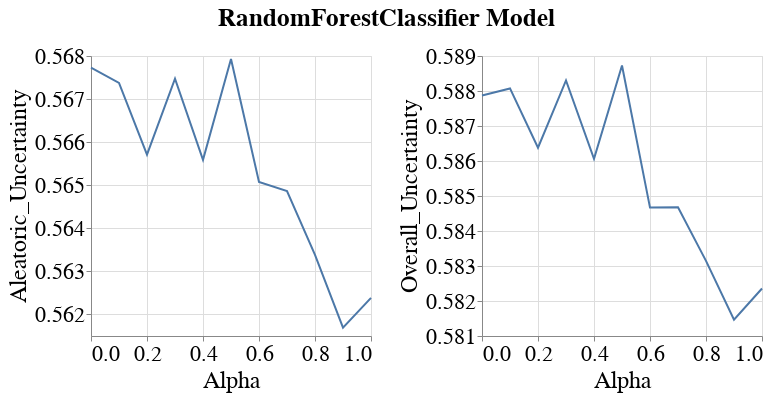

Notebook code cell kept with this figure:
### Code cell
visualizer.create_subgroup_metrics_line_band_plot(model_name=MODEL_NAMES[0],
                                                  subgroup_metrics=['Aleatoric_Uncertainty', 'Overall_Uncertainty'])

### Figure 1 — Vega-Lite specification as saved in the notebook (floating-point values rounded to 4 significant figures)
{"config": {"view": {"continuousWidth": 400, "continuousHeight": 300}, "axis": {"labelFontSize": 22, "labelFontWeight": "normal", "titleFontSize": 24, "titleFontWeight": "normal"}, "legend": {"labelFontSize": 22, "symbolStrokeWidth": 10, "titleFontSize": 24}, "title": {"fontSize": 22}}, "vconcat": [{"hconcat": [{"layer": [{"mark": {"type": "errorband", "extent": "ci"}, "encoding": {"x": {"field": "Intervention_Param", "title": "Alpha", "type": "quantitative"}, "y": {"field": "Metric_Value", "scale": {"zero": false}, "title": "Aleatoric_Uncertainty", "type": "quantitative"}}}, {"mark": "line", "encoding": {"x": {"field": "Intervention_Param", "title": "Alpha", "type": "quantitative"}, "y": {"aggregate": "mean", "field": "Metric_Value", "scale": {"zero": false}, "title": "Aleatoric_Uncertainty", "type": "quantitative"}}}], "height": 280, "width": 280}, {"layer": [{"mark": {"type": "errorband", "extent": "ci"}, "encoding": {"x": {"field": "Intervention_Param", "title": "Alpha", "type": "quantitative"}, "y": {"field": "Metric_Value", "scale": {"zero": false}, "title": "Overall_Uncertainty", "type": "quantitative"}}}, {"mark": "line", "encoding": {"x": {"field": "Intervention_Param", "title": "Alpha", "type": "quantitative"}, "y": {"aggregate": "mean", "field": "Metric_Value", "scale": {"zero": false}, "title": "Overall_Uncertainty", "type": "quantitative"}}}], "data": {"name": "data-c53dc1742fe5e3d507dcb12304d51729"}, "height": 280, "width": 280}]}], "data": {"name": "data-8d254c3e4ef64b9c6421d67b595f9666"}, "title": {"text": "RandomForestClassifier Model", "anchor": "middle", "dy": -10, "fontSize": 25}, "$schema": "https://vega.github.io/schema/vega-lite/v4.17.0.json", "datasets": {"data-8d254c3e4ef64b9c6421d67b595f9666": [{"Metric": "Aleatoric_Uncertainty", "Model_Name": "RandomForestClassifier", "Model_Params": "{'bootstrap': True, 'ccp_alpha': 0.0, 'class_weight': None, 'criterion': 'gini', 'max_depth': 10, 'max_features': 'sqrt', 'max_leaf_nodes': None, 'max_samples': None, 'min_impurity_decrease': 0.0, 'min_samples_leaf': 1, 'min_samples_split': 2, 'min_weight_fraction_leaf': 0.0, 'n_estimators': 100, 'n_jobs': None, 'oob_score': False, 'random_state': 700, 'verbose': 0, 'warm_start': False}", "Dataset_Name": "StudentPerformance", "Num_Estimators": 500, "Tag": "OK", "Record_Create_Date_Time": "2023-10-17T17:42:37.674000", "Session_Uuid": "d8a24372-5bb1-4b2c-abcf-8561187a845f", "Experiment_Iteration": "Exp_iter_7", "Dataset_Split_Seed": 700, "Model_Init_Seed": 700, "Fair_Intervention_Params_Lst": "[0.0, 0.1, 0.2, 0.3, 0.4, 0.5, 0.6, 0.7, 0.8, 0.9, 1.0]", "Intervention_Param": 0.0, "Subgroup": "overall", "Metric_Value": 0.5677}, {"Metric": "Aleatoric_Uncertainty", "Model_Name": "RandomForestClassifier", "Model_Params": "{'bootstrap': True, 'ccp_alpha': 0.0, 'class_weight': None, 'criterion': 'gini', 'max_depth': 10, 'max_features': 'sqrt', 'max_leaf_nodes': None, 'max_samples': None, 'min_impurity_decrease': 0.0, 'min_samples_leaf': 1, 'min_samples_split': 2, 'min_weight_fraction_leaf': 0.0, 'n_estimators': 100, 'n_jobs': None, 'oob_score': False, 'random_state': 700, 'verbose': 0, 'warm_start': False}", "Dataset_Name": "StudentPerformance", "Num_Estimators": 500, "Tag": "OK", "Record_Create_Date_Time": "2023-10-17T17:46:51.696000", "Session_Uuid": "d8a24372-5bb1-4b2c-abcf-8561187a845f", "Experiment_Iteration": "Exp_iter_7", "Dataset_Split_Seed": 700, "Model_Init_Seed": 700, "Fair_Intervention_Params_Lst": "[0.0, 0.1, 0.2, 0.3, 0.4, 0.5, 0.6, 0.7, 0.8, 0.9, 1.0]", "Intervention_Param": 0.1, "Subgroup": "overall", "Metric_Value": 0.5674}, {"Metric": "Aleatoric_Uncertainty", "Model_Name": "RandomForestClassifier", "Model_Params": "{'bootstrap': True, 'ccp_alpha': 0.0, 'class_weight': None, 'criterion': 'gini', 'max_depth': 10, 'max_features': 'sqrt', 'max_leaf_nodes': None, 'max_samples': None, 'min_impurity_decrease': 0.0, 'min_samples_leaf': 1, 'min_samples_split': 2, 'min_weight_fraction_leaf': 0.0, 'n_estimators': 100, 'n_jobs': None, 'oob_score': False, 'random_state': 700, 'verbose': 0, 'warm_start': False}", "Dataset_Name": "StudentPerformance", "Num_Estimators": 500, "Tag": "OK", "Record_Create_Date_Time": "2023-10-17T17:51:01.431000", "Session_Uuid": "d8a24372-5bb1-4b2c-abcf-8561187a845f", "Experiment_Iteration": "Exp_iter_7", "Dataset_Split_Seed": 700, "Model_Init_Seed": 700, "Fair_Intervention_Params_Lst": "[0.0, 0.1, 0.2, 0.3, 0.4, 0.5, 0.6, 0.7, 0.8, 0.9, 1.0]", "Intervention_Param": 0.2, "Subgroup": "overall", "Metric_Value": 0.5657}, {"Metric": "Aleatoric_Uncertainty", "Model_Name": "RandomForestClassifier", "Model_Params": "{'bootstrap': True, 'ccp_alpha': 0.0, 'class_weight': None, 'criterion': 'gini', 'max_depth': 10, 'max_features': 'sqrt', 'max_leaf_nodes': None, 'max_samples': None, 'min_impurity_decrease': 0.0, 'min_samples_leaf': 1, 'min_samples_split': 2, 'min_weight_fraction_leaf': 0.0, 'n_estimators': 100, 'n_jobs': None, 'oob_score': False, 'random_state': 700, 'verbose': 0, 'warm_start': False}", "Dataset_Name": "StudentPerformance", "Num_Estimators": 500, "Tag": "OK", "Record_Create_Date_Time": "2023-10-17T17:55:10.169000", "Session_Uuid": "d8a24372-5bb1-4b2c-abcf-8561187a845f", "Experiment_Iteration": "Exp_iter_7", "Dataset_Split_Seed": 700, "Model_Init_Seed": 700, "Fair_Intervention_Params_Lst": "[0.0, 0.1, 0.2, 0.3, 0.4, 0.5, 0.6, 0.7, 0.8, 0.9, 1.0]", "Intervention_Param": 0.3, "Subgroup": "overall", "Metric_Value": 0.5675}, {"Metric": "Aleatoric_Uncertainty", "Model_Name": "RandomForestClassifier", "Model_Params": "{'bootstrap': True, 'ccp_alpha': 0.0, 'class_weight': None, 'criterion': 'gini', 'max_depth': 10, 'max_features': 'sqrt', 'max_leaf_nodes': None, 'max_samples': None, 'min_impurity_decrease': 0.0, 'min_samples_leaf': 1, 'min_samples_split': 2, 'min_weight_fraction_leaf': 0.0, 'n_estimators': 100, 'n_jobs': None, 'oob_score': False, 'random_state': 700, 'verbose': 0, 'warm_start': False}", "Dataset_Name": "StudentPerformance", "Num_Estimators": 500, "Tag": "OK", "Record_Create_Date_Time": "2023-10-17T17:59:24.629000", "Session_Uuid": "d8a24372-5bb1-4b2c-abcf-8561187a845f", "Experiment_Iteration": "Exp_iter_7", "Dataset_Split_Seed": 700, "Model_Init_Seed": 700, "Fair_Intervention_Params_Lst": "[0.0, 0.1, 0.2, 0.3, 0.4, 0.5, 0.6, 0.7, 0.8, 0.9, 1.0]", "Intervention_Param": 0.4, "Subgroup": "overall", "Metric_Value": 0.5656}, {"Metric": "Aleatoric_Uncertainty", "Model_Name": "RandomForestClassifier", "Model_Params": "{'bootstrap': True, 'ccp_alpha': 0.0, 'class_weight': None, 'criterion': 'gini', 'max_depth': 10, 'max_features': 'sqrt', 'max_leaf_nodes': None, 'max_samples': None, 'min_impurity_decrease': 0.0, 'min_samples_leaf': 1, 'min_samples_split': 2, 'min_weight_fraction_leaf': 0.0, 'n_estimators': 100, 'n_jobs': None, 'oob_score': False, 'random_state': 700, 'verbose': 0, 'warm_start': False}", "Dataset_Name": "StudentPerformance", "Num_Estimators": 500, "Tag": "OK", "Record_Create_Date_Time": "2023-10-17T18:03:40.236000", "Session_Uuid": "d8a24372-5bb1-4b2c-abcf-8561187a845f", "Experiment_Iteration": "Exp_iter_7", "Dataset_Split_Seed": 700, "Model_Init_Seed": 700, "Fair_Intervention_Params_Lst": "[0.0, 0.1, 0.2, 0.3, 0.4, 0.5, 0.6, 0.7, 0.8, 0.9, 1.0]", "Intervention_Param": 0.5, "Subgroup": "overall", "Metric_Value": 0.5679}, {"Metric": "Aleatoric_Uncertainty", "Model_Name": "RandomForestClassifier", "Model_Params": "{'bootstrap': True, 'ccp_alpha': 0.0, 'class_weight': None, 'criterion': 'gini', 'max_depth': 10, 'max_features': 'sqrt', 'max_leaf_nodes': None, 'max_samples': None, 'min_impurity_decrease': 0.0, 'min_samples_leaf': 1, 'min_samples_split': 2, 'min_weight_fraction_leaf': 0.0, 'n_estimators': 100, 'n_jobs': None, 'oob_score': False, 'random_state': 700, 'verbose': 0, 'warm_start': False}", "Dataset_Name": "StudentPerformance", "Num_Estimators": 500, "Tag": "OK", "Record_Create_Date_Time": "2023-10-17T18:07:56.795000", "Session_Uuid": "d8a24372-5bb1-4b2c-abcf-8561187a845f", "Experiment_Iteration": "Exp_iter_7", "Dataset_Split_Seed": 700, "Model_Init_Seed": 700, "Fair_Intervention_Params_Lst": "[0.0, 0.1, 0.2, 0.3, 0.4, 0.5, 0.6, 0.7, 0.8, 0.9, 1.0]", "Intervention_Param": 0.6, "Subgroup": "overall", "Metric_Value": 0.5651}, {"Metric": "Aleatoric_Uncertainty", "Model_Name": "RandomForestClassifier", "Model_Params": "{'bootstrap': True, 'ccp_alpha': 0.0, 'class_weight': None, 'criterion': 'gini', 'max_depth': 10, 'max_features': 'sqrt', 'max_leaf_nodes': None, 'max_samples': None, 'min_impurity_decrease': 0.0, 'min_samples_leaf': 1, 'min_samples_split': 2, 'min_weight_fraction_leaf': 0.0, 'n_estimators': 100, 'n_jobs': None, 'oob_score': False, 'random_state': 700, 'verbose': 0, 'warm_start': False}", "Dataset_Name": "StudentPerformance", "Num_Estimators": 500, "Tag": "OK", "Record_Create_Date_Time": "2023-10-17T18:12:00.271000", "Session_Uuid": "d8a24372-5bb1-4b2c-abcf-8561187a845f", "Experiment_Iteration": "Exp_iter_7", "Dataset_Split_Seed": 700, "Model_Init_Seed": 700, "Fair_Intervention_Params_Lst": "[0.0, 0.1, 0.2, 0.3, 0.4, 0.5, 0.6, 0.7, 0.8, 0.9, 1.0]", "Intervention_Param": 0.7, "Subgroup": "overall", "Metric_Value": 0.5649}, {"Metric": "Aleatoric_Uncertainty", "Model_Name": "RandomForestClassifier", "Model_Params": "{'bootstrap': True, 'ccp_alpha': 0.0, 'class_weight': None, 'criterion': 'gini', 'max_depth': 10, 'max_features': 'sqrt', 'max_leaf_nodes': None, 'max_samples': None, 'min_impurity_decrease': 0.0, 'min_samples_leaf': 1, 'min_samples_split': 2, 'min_weight_fraction_leaf': 0.0, 'n_estimators': 100, 'n_jobs': None, 'oob_score': False, 'random_state': 700, 'verbose': 0, 'warm_start': False}", "Dataset_Name": "StudentPerformance", "Num_Estimators": 500, "Tag": "OK", "Record_Create_Date_Time": "2023-10-17T18:16:04.501000", "Session_Uuid": "d8a24372-5bb1-4b2c-abcf-8561187a845f", "Experiment_Iteration": "Exp_iter_7", "Dataset_Split_Seed": 700, "Model_Init_Seed": 700, "Fair_Intervention_Params_Lst": "[0.0, 0.1, 0.2, 0.3, 0.4, 0.5, 0.6, 0.7, 0.8, 0.9, 1.0]", "Intervention_Param": 0.8, "Subgroup": "overall", "Metric_Value": 0.5634}, {"Metric": "Aleatoric_Uncertainty", "Model_Name": "RandomForestClassifier", "Model_Params": "{'bootstrap': True, 'ccp_alpha': 0.0, 'class_weight': None, 'criterion': 'gini', 'max_depth': 10, 'max_features': 'sqrt', 'max_leaf_nodes': None, 'max_samples': None, 'min_impurity_decrease': 0.0, 'min_samples_leaf': 1, 'min_samples_split': 2, 'min_weight_fraction_leaf': 0.0, 'n_estimators': 100, 'n_jobs': None, 'oob_score': False, 'random_state': 700, 'verbose': 0, 'warm_start': False}", "Dataset_Name": "StudentPerformance", "Num_Estimators": 500, "Tag": "OK", "Record_Create_Date_Time": "2023-10-17T18:19:55.605000", "Session_Uuid": "d8a24372-5bb1-4b2c-abcf-8561187a845f", "Experiment_Iteration": "Exp_iter_7", "Dataset_Split_Seed": 700, "Model_Init_Seed": 700, "Fair_Intervention_Params_Lst": "[0.0, 0.1, 0.2, 0.3, 0.4, 0.5, 0.6, 0.7, 0.8, 0.9, 1.0]", "Intervention_Param": 0.9, "Subgroup": "overall", "Metric_Value": 0.5617}, {"Metric": "Aleatoric_Uncertainty", "Model_Name": "RandomForestClassifier", "Model_Params": "{'bootstrap': True, 'ccp_alpha': 0.0, 'class_weight': None, 'criterion': 'gini', 'max_depth': 10, 'max_features': 'sqrt', 'max_leaf_nodes': None, 'max_samples': None, 'min_impurity_decrease': 0.0, 'min_samples_leaf': 1, 'min_samples_split': 2, 'min_weight_fraction_leaf': 0.0, 'n_estimators': 100, 'n_jobs': None, 'oob_score': False, 'random_state': 700, 'verbose': 0, 'warm_start': False}", "Dataset_Name": "StudentPerformance", "Num_Estimators": 500, "Tag": "OK", "Record_Create_Date_Time": "2023-10-17T18:23:56.493000", "Session_Uuid": "d8a24372-5bb1-4b2c-abcf-8561187a845f", "Experiment_Iteration": "Exp_iter_7", "Dataset_Split_Seed": 700, "Model_Init_Seed": 700, "Fair_Intervention_Params_Lst": "[0.0, 0.1, 0.2, 0.3, 0.4, 0.5, 0.6, 0.7, 0.8, 0.9, 1.0]", "Intervention_Param": 1.0, "Subgroup": "overall", "Metric_Value": 0.5624}], "data-c53dc1742fe5e3d507dcb12304d51729": [{"Metric": "Overall_Uncertainty", "Model_Name": "RandomForestClassifier", "Model_Params": "{'bootstrap': True, 'ccp_alpha': 0.0, 'class_weight': None, 'criterion': 'gini', 'max_depth': 10, 'max_features': 'sqrt', 'max_leaf_nodes': None, 'max_samples': None, 'min_impurity_decrease': 0.0, 'min_samples_leaf': 1, 'min_samples_split': 2, 'min_weight_fraction_leaf': 0.0, 'n_estimators': 100, 'n_jobs': None, 'oob_score': False, 'random_state': 700, 'verbose': 0, 'warm_start': False}", "Dataset_Name": "StudentPerformance", "Num_Estimators": 500, "Tag": "OK", "Record_Create_Date_Time": "2023-10-17T17:42:37.674000", "Session_Uuid": "d8a24372-5bb1-4b2c-abcf-8561187a845f", "Experiment_Iteration": "Exp_iter_7", "Dataset_Split_Seed": 700, "Model_Init_Seed": 700, "Fair_Intervention_Params_Lst": "[0.0, 0.1, 0.2, 0.3, 0.4, 0.5, 0.6, 0.7, 0.8, 0.9, 1.0]", "Intervention_Param": 0.0, "Subgroup": "overall", "Metric_Value": 0.5879}, {"Metric": "Overall_Uncertainty", "Model_Name": "RandomForestClassifier", "Model_Params": "{'bootstrap': True, 'ccp_alpha': 0.0, 'class_weight': None, 'criterion': 'gini', 'max_depth': 10, 'max_features': 'sqrt', 'max_leaf_nodes': None, 'max_samples': None, 'min_impurity_decrease': 0.0, 'min_samples_leaf': 1, 'min_samples_split': 2, 'min_weight_fraction_leaf': 0.0, 'n_estimators': 100, 'n_jobs': None, 'oob_score': False, 'random_state': 700, 'verbose': 0, 'warm_start': False}", "Dataset_Name": "StudentPerformance", "Num_Estimators": 500, "Tag": "OK", "Record_Create_Date_Time": "2023-10-17T17:46:51.696000", "Session_Uuid": "d8a24372-5bb1-4b2c-abcf-8561187a845f", "Experiment_Iteration": "Exp_iter_7", "Dataset_Split_Seed": 700, "Model_Init_Seed": 700, "Fair_Intervention_Params_Lst": "[0.0, 0.1, 0.2, 0.3, 0.4, 0.5, 0.6, 0.7, 0.8, 0.9, 1.0]", "Intervention_Param": 0.1, "Subgroup": "overall", "Metric_Value": 0.5881}, {"Metric": "Overall_Uncertainty", "Model_Name": "RandomForestClassifier", "Model_Params": "{'bootstrap': True, 'ccp_alpha': 0.0, 'class_weight': None, 'criterion': 'gini', 'max_depth': 10, 'max_features': 'sqrt', 'max_leaf_nodes': None, 'max_samples': None, 'min_impurity_decrease': 0.0, 'min_samples_leaf': 1, 'min_samples_split': 2, 'min_weight_fraction_leaf': 0.0, 'n_estimators': 100, 'n_jobs': None, 'oob_score': False, 'random_state': 700, 'verbose': 0, 'warm_start': False}", "Dataset_Name": "StudentPerformance", "Num_Estimators": 500, "Tag": "OK", "Record_Create_Date_Time": "2023-10-17T17:51:01.431000", "Session_Uuid": "d8a24372-5bb1-4b2c-abcf-8561187a845f", "Experiment_Iteration": "Exp_iter_7", "Dataset_Split_Seed": 700, "Model_Init_Seed": 700, "Fair_Intervention_Params_Lst": "[0.0, 0.1, 0.2, 0.3, 0.4, 0.5, 0.6, 0.7, 0.8, 0.9, 1.0]", "Intervention_Param": 0.2, "Subgroup": "overall", "Metric_Value": 0.5864}, {"Metric": "Overall_Uncertainty", "Model_Name": "RandomForestClassifier", "Model_Params": "{'bootstrap': True, 'ccp_alpha': 0.0, 'class_weight': None, 'criterion': 'gini', 'max_depth': 10, 'max_features': 'sqrt', 'max_leaf_nodes': None, 'max_samples': None, 'min_impurity_decrease': 0.0, 'min_samples_leaf': 1, 'min_samples_split': 2, 'min_weight_fraction_leaf': 0.0, 'n_estimators': 100, 'n_jobs': None, 'oob_score': False, 'random_state': 700, 'verbose': 0, 'warm_start': False}", "Dataset_Name": "StudentPerformance", "Num_Estimators": 500, "Tag": "OK", "Record_Create_Date_Time": "2023-10-17T17:55:10.169000", "Session_Uuid": "d8a24372-5bb1-4b2c-abcf-8561187a845f", "Experiment_Iteration": "Exp_iter_7", "Dataset_Split_Seed": 700, "Model_Init_Seed": 700, "Fair_Intervention_Params_Lst": "[0.0, 0.1, 0.2, 0.3, 0.4, 0.5, 0.6, 0.7, 0.8, 0.9, 1.0]", "Intervention_Param": 0.3, "Subgroup": "overall", "Metric_Value": 0.5883}, {"Metric": "Overall_Uncertainty", "Model_Name": "RandomForestClassifier", "Model_Params": "{'bootstrap': True, 'ccp_alpha': 0.0, 'class_weight': None, 'criterion': 'gini', 'max_depth': 10, 'max_features': 'sqrt', 'max_leaf_nodes': None, 'max_samples': None, 'min_impurity_decrease': 0.0, 'min_samples_leaf': 1, 'min_samples_split': 2, 'min_weight_fraction_leaf': 0.0, 'n_estimators': 100, 'n_jobs': None, 'oob_score': False, 'random_state': 700, 'verbose': 0, 'warm_start': False}", "Dataset_Name": "StudentPerformance", "Num_Estimators": 500, "Tag": "OK", "Record_Create_Date_Time": "2023-10-17T17:59:24.629000", "Session_Uuid": "d8a24372-5bb1-4b2c-abcf-8561187a845f", "Experiment_Iteration": "Exp_iter_7", "Dataset_Split_Seed": 700, "Model_Init_Seed": 700, "Fair_Intervention_Params_Lst": "[0.0, 0.1, 0.2, 0.3, 0.4, 0.5, 0.6, 0.7, 0.8, 0.9, 1.0]", "Intervention_Param": 0.4, "Subgroup": "overall", "Metric_Value": 0.5861}, {"Metric": "Overall_Uncertainty", "Model_Name": "RandomForestClassifier", "Model_Params": "{'bootstrap': True, 'ccp_alpha': 0.0, 'class_weight': None, 'criterion': 'gini', 'max_depth': 10, 'max_features': 'sqrt', 'max_leaf_nodes': None, 'max_samples': None, 'min_impurity_decrease': 0.0, 'min_samples_leaf': 1, 'min_samples_split': 2, 'min_weight_fraction_leaf': 0.0, 'n_estimators': 100, 'n_jobs': None, 'oob_score': False, 'random_state': 700, 'verbose': 0, 'warm_start': False}", "Dataset_Name": "StudentPerformance", "Num_Estimators": 500, "Tag": "OK", "Record_Create_Date_Time": "2023-10-17T18:03:40.236000", "Session_Uuid": "d8a24372-5bb1-4b2c-abcf-8561187a845f", "Experiment_Iteration": "Exp_iter_7", "Dataset_Split_Seed": 700, "Model_Init_Seed": 700, "Fair_Intervention_Params_Lst": "[0.0, 0.1, 0.2, 0.3, 0.4, 0.5, 0.6, 0.7, 0.8, 0.9, 1.0]", "Intervention_Param": 0.5, "Subgroup": "overall", "Metric_Value": 0.5887}, {"Metric": "Overall_Uncertainty", "Model_Name": "RandomForestClassifier", "Model_Params": "{'bootstrap': True, 'ccp_alpha': 0.0, 'class_weight': None, 'criterion': 'gini', 'max_depth': 10, 'max_features': 'sqrt', 'max_leaf_nodes': None, 'max_samples': None, 'min_impurity_decrease': 0.0, 'min_samples_leaf': 1, 'min_samples_split': 2, 'min_weight_fraction_leaf': 0.0, 'n_estimators': 100, 'n_jobs': None, 'oob_score': False, 'random_state': 700, 'verbose': 0, 'warm_start': False}", "Dataset_Name": "StudentPerformance", "Num_Estimators": 500, "Tag": "OK", "Record_Create_Date_Time": "2023-10-17T18:07:56.795000", "Session_Uuid": "d8a24372-5bb1-4b2c-abcf-8561187a845f", "Experiment_Iteration": "Exp_iter_7", "Dataset_Split_Seed": 700, "Model_Init_Seed": 700, "Fair_Intervention_Params_Lst": "[0.0, 0.1, 0.2, 0.3, 0.4, 0.5, 0.6, 0.7, 0.8, 0.9, 1.0]", "Intervention_Param": 0.6, "Subgroup": "overall", "Metric_Value": 0.5847}, {"Metric": "Overall_Uncertainty", "Model_Name": "RandomForestClassifier", "Model_Params": "{'bootstrap': True, 'ccp_alpha': 0.0, 'class_weight': None, 'criterion': 'gini', 'max_depth': 10, 'max_features': 'sqrt', 'max_leaf_nodes': None, 'max_samples': None, 'min_impurity_decrease': 0.0, 'min_samples_leaf': 1, 'min_samples_split': 2, 'min_weight_fraction_leaf': 0.0, 'n_estimators': 100, 'n_jobs': None, 'oob_score': False, 'random_state': 700, 'verbose': 0, 'warm_start': False}", "Dataset_Name": "StudentPerformance", "Num_Estimators": 500, "Tag": "OK", "Record_Create_Date_Time": "2023-10-17T18:12:00.271000", "Session_Uuid": "d8a24372-5bb1-4b2c-abcf-8561187a845f", "Experiment_Iteration": "Exp_iter_7", "Dataset_Split_Seed": 700, "Model_Init_Seed": 700, "Fair_Intervention_Params_Lst": "[0.0, 0.1, 0.2, 0.3, 0.4, 0.5, 0.6, 0.7, 0.8, 0.9, 1.0]", "Intervention_Param": 0.7, "Subgroup": "overall", "Metric_Value": 0.5847}, {"Metric": "Overall_Uncertainty", "Model_Name": "RandomForestClassifier", "Model_Params": "{'bootstrap': True, 'ccp_alpha': 0.0, 'class_weight': None, 'criterion': 'gini', 'max_depth': 10, 'max_features': 'sqrt', 'max_leaf_nodes': None, 'max_samples': None, 'min_impurity_decrease': 0.0, 'min_samples_leaf': 1, 'min_samples_split': 2, 'min_weight_fraction_leaf': 0.0, 'n_estimators': 100, 'n_jobs': None, 'oob_score': False, 'random_state': 700, 'verbose': 0, 'warm_start': False}", "Dataset_Name": "StudentPerformance", "Num_Estimators": 500, "Tag": "OK", "Record_Create_Date_Time": "2023-10-17T18:16:04.501000", "Session_Uuid": "d8a24372-5bb1-4b2c-abcf-8561187a845f", "Experiment_Iteration": "Exp_iter_7", "Dataset_Split_Seed": 700, "Model_Init_Seed": 700, "Fair_Intervention_Params_Lst": "[0.0, 0.1, 0.2, 0.3, 0.4, 0.5, 0.6, 0.7, 0.8, 0.9, 1.0]", "Intervention_Param": 0.8, "Subgroup": "overall", "Metric_Value": 0.5831}, {"Metric": "Overall_Uncertainty", "Model_Name": "RandomForestClassifier", "Model_Params": "{'bootstrap': True, 'ccp_alpha': 0.0, 'class_weight': None, 'criterion': 'gini', 'max_depth': 10, 'max_features': 'sqrt', 'max_leaf_nodes': None, 'max_samples': None, 'min_impurity_decrease': 0.0, 'min_samples_leaf': 1, 'min_samples_split': 2, 'min_weight_fraction_leaf': 0.0, 'n_estimators': 100, 'n_jobs': None, 'oob_score': False, 'random_state': 700, 'verbose': 0, 'warm_start': False}", "Dataset_Name": "StudentPerformance", "Num_Estimators": 500, "Tag": "OK", "Record_Create_Date_Time": "2023-10-17T18:19:55.605000", "Session_Uuid": "d8a24372-5bb1-4b2c-abcf-8561187a845f", "Experiment_Iteration": "Exp_iter_7", "Dataset_Split_Seed": 700, "Model_Init_Seed": 700, "Fair_Intervention_Params_Lst": "[0.0, 0.1, 0.2, 0.3, 0.4, 0.5, 0.6, 0.7, 0.8, 0.9, 1.0]", "Intervention_Param": 0.9, "Subgroup": "overall", "Metric_Value": 0.5815}, {"Metric": "Overall_Uncertainty", "Model_Name": "RandomForestClassifier", "Model_Params": "{'bootstrap': True, 'ccp_alpha': 0.0, 'class_weight': None, 'criterion': 'gini', 'max_depth': 10, 'max_features': 'sqrt', 'max_leaf_nodes': None, 'max_samples': None, 'min_impurity_decrease': 0.0, 'min_samples_leaf': 1, 'min_samples_split': 2, 'min_weight_fraction_leaf': 0.0, 'n_estimators': 100, 'n_jobs': None, 'oob_score': False, 'random_state': 700, 'verbose': 0, 'warm_start': False}", "Dataset_Name": "StudentPerformance", "Num_Estimators": 500, "Tag": "OK", "Record_Create_Date_Time": "2023-10-17T18:23:56.493000", "Session_Uuid": "d8a24372-5bb1-4b2c-abcf-8561187a845f", "Experiment_Iteration": "Exp_iter_7", "Dataset_Split_Seed": 700, "Model_Init_Seed": 700, "Fair_Intervention_Params_Lst": "[0.0, 0.1, 0.2, 0.3, 0.4, 0.5, 0.6, 0.7, 0.8, 0.9, 1.0]", "Intervention_Param": 1.0, "Subgroup": "overall", "Metric_Value": 0.5824}]}}
